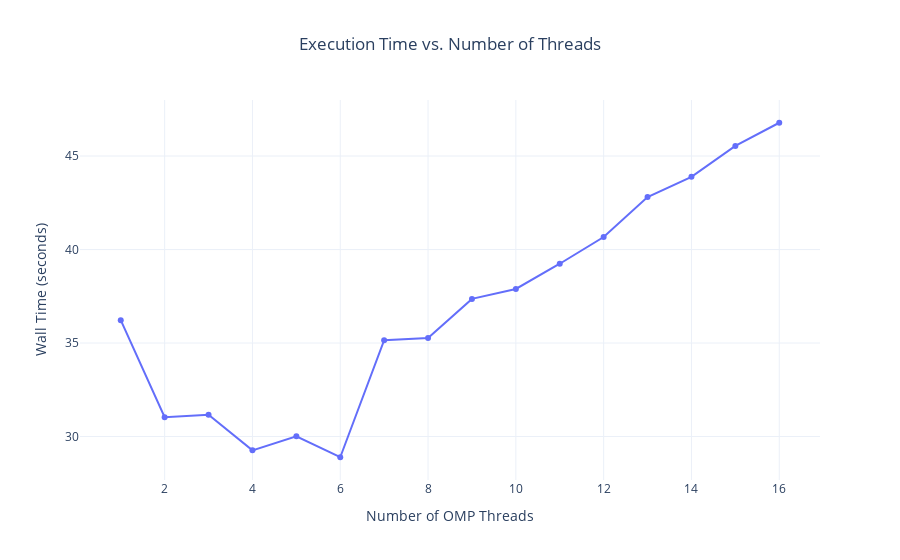

Notebook code for this chart:
### Markdown cell above
## Analysis and Future Work

The benchmark shows that the OpenMP version is currently **~6% slower** than the original serial code.

This result is not unexpected and is due to **parallel overhead**. The work being done inside the parallelized loops (simple dot products) is not computationally expensive enough to overcome the cost of creating, managing, and synchronizing the four threads. The program's bottleneck in these sections is likely memory bandwidth, not CPU computation, so adding more cores does not yield a benefit.

### Conclusion
We have successfully modernized the code's memory management by fixing a critical stack overflow bug and have correctly implemented a thread-safe parallel version of the solver using OpenMP.

### Next Steps
The groundwork is now laid for meaningful performance gains. To achieve a speedup, the next step should be to apply OpenMP directives to the computationally-intensive "hotspots" of the code, which are:
1.  The matrix-vector product subroutine (`lhs`).
2.  The pre-conditioner subroutine (`precon`).

Parallelizing the loops within these routines will target the true computational bottlenecks, and the performance gains should far outweigh the parallel overhead.

### Code cell
import pandas as pd
import plotly.express as px

# Load the new, validated benchmark data
df = pd.read_csv('scaling_results.csv')

# Calculate Speedup relative to the 1-thread performance
time_1_thread = df[df['threads'] == 1]['real_time_s'].iloc[0]
df['speedup'] = time_1_thread / df['real_time_s']

# Display the data table
print("OpenMP Scaling Benchmark Results (Re=1000)")
print("="*50)
print(df.to_string(index=False))

# Create the plot for execution time vs. number of threads
fig_time = px.line(df, x='threads', y='real_time_s',
                   title='Execution Time vs. Number of Threads',
                   labels={'threads': 'Number of OMP Threads', 'real_time_s': 'Wall Time (seconds)'},
                   markers=True,
                   template='plotly_white')

fig_time.update_layout(title_x=0.5)
fig_time.show()

### Figure 1 — Plotly figure (JSON) as saved in the notebook; plotly's stock layout.template omitted (floating-point values rounded to 4 significant figures)
{"data": [{"hovertemplate": "Number of OMP Threads=%{x}<br>Wall Time (seconds)=%{y}<extra></extra>", "legendgroup": "", "line": {"color": "#636efa", "dash": "solid"}, "marker": {"symbol": "circle"}, "mode": "lines+markers", "name": "", "orientation": "v", "showlegend": false, "type": "scatter", "x": [1, 2, 3, 4, 5, 6, 7, 8, 9, 10, 11, 12, 13, 14, 15, 16], "xaxis": "x", "y": [36.22, 31.03, 31.16, 29.26, 30.01, 28.89, 35.15, 35.27, 37.36, 37.89, 39.24, 40.67, 42.81, 43.89, 45.54, 46.78], "yaxis": "y"}], "layout": {"legend": {"tracegroupgap": 0}, "title": {"text": "Execution Time vs. Number of Threads", "x": 0.5}, "xaxis": {"anchor": "y", "domain": [0, 1], "title": {"text": "Number of OMP Threads"}}, "yaxis": {"anchor": "x", "domain": [0, 1], "title": {"text": "Wall Time (seconds)"}}}}
